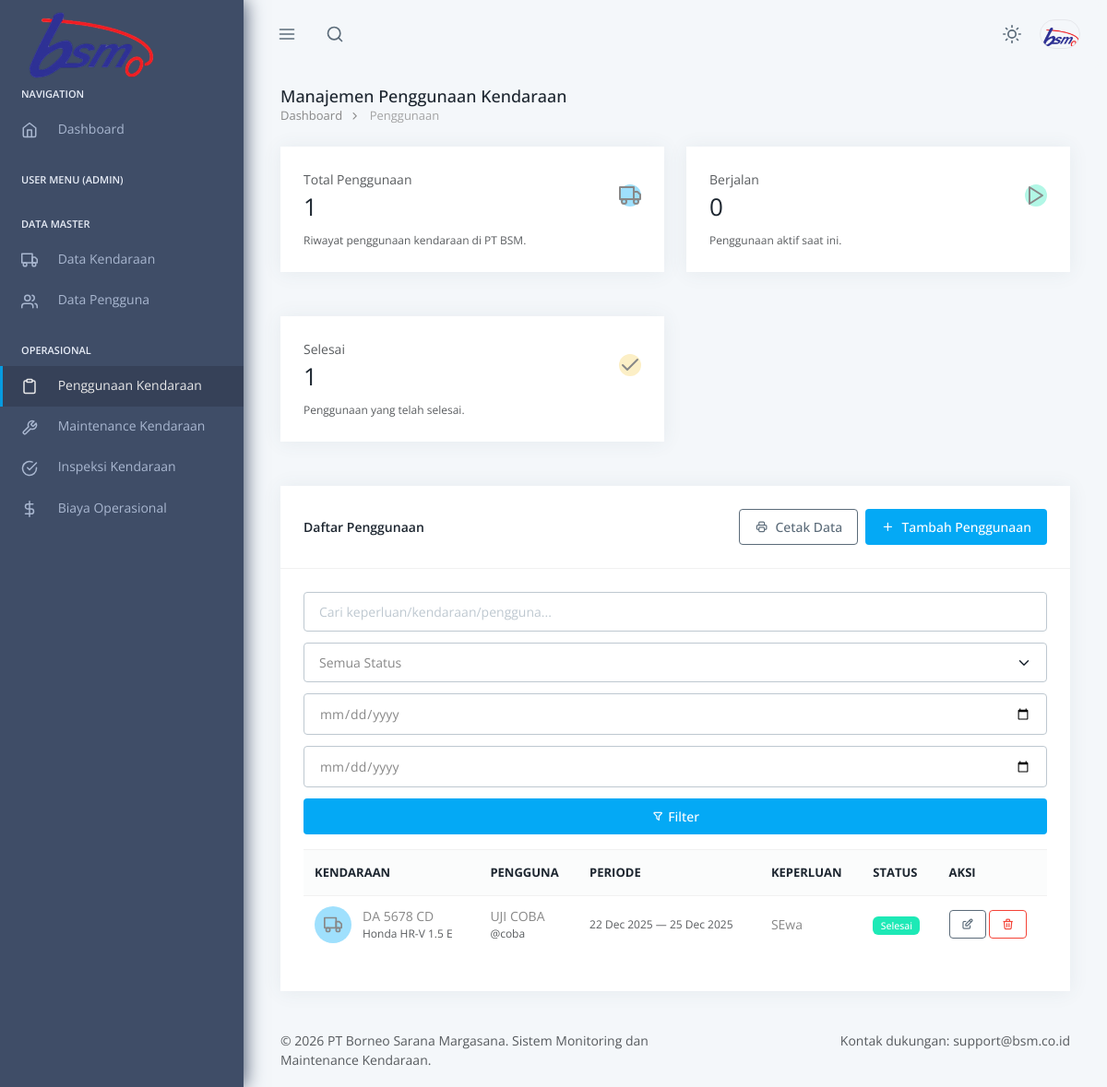
The app's page /admin/penggunaan/penggunaan.php (signed in) with its own data.
### tables this page shows
CREATE TABLE `tb_penggunaan` (
  `id_penggunaan` int NOT NULL,
  `id_kendaraan` int DEFAULT NULL,
  `id_pengguna` int DEFAULT NULL,
  `tanggal_mulai` date DEFAULT NULL,
  `tanggal_selesai` date DEFAULT NULL,
  `keperluan` text,
  `status` enum('Berjalan','Selesai') DEFAULT 'Berjalan'
);

CREATE TABLE `tb_kendaraan` (
  `id_kendaraan` int NOT NULL,
  `nomor_polisi` varchar(15) NOT NULL,
  `nama_kendaraan` varchar(100) NOT NULL,
  `merk` varchar(100) DEFAULT NULL,
  `tipe` varchar(100) DEFAULT NULL,
  `tahun` int DEFAULT NULL,
  `warna` varchar(50) DEFAULT NULL,
  `nomor_rangka` varchar(50) DEFAULT NULL,
  `nomor_mesin` varchar(50) DEFAULT NULL,
  `nomor_bpkb` varchar(50) DEFAULT NULL,
  `masa_berlaku_stnk` date DEFAULT NULL,
  `masa_berlaku_pajak` date DEFAULT NULL,
  `masa_berlaku_asuransi` date DEFAULT NULL,
  `status_operasional` enum('Aktif','Perawatan','Rusak','Disewa') DEFAULT 'Aktif',
  `foto_kendaraan` varchar(255) DEFAULT NULL,
  `dokumen_stnk` varchar(255) DEFAULT NULL,
  `dokumen_bpkb` varchar(255) DEFAULT NULL,
  `keterangan` text,
  `created_at` timestamp NULL DEFAULT CURRENT_TIMESTAMP,
  `updated_at` timestamp NULL DEFAULT CURRENT_TIMESTAMP ON UPDATE CURRENT_TIMESTAMP
);

CREATE TABLE `tb_pengguna` (
  `id_pengguna` int NOT NULL,
  `nama` varchar(100) NOT NULL,
  `username` varchar(50) NOT NULL,
  `password` varchar(255) NOT NULL,
  `role` enum('Admin','User') DEFAULT 'User',
  `status` enum('Aktif','Nonaktif') DEFAULT 'Aktif',
  `created_at` timestamp NULL DEFAULT CURRENT_TIMESTAMP
);

### admin/penggunaan/penggunaan.php (the view, shortened to what this page needs)
<?php
require_once dirname(__DIR__, 2) . '/config/koneksi.php';
function e($str) {
    return htmlspecialchars((string)$str, ENT_QUOTES, 'UTF-8');
}
$filterStatus = $_GET['filter_status'] ?? 'all';
$filterSearch = $_GET['search'] ?? '';
$filterDateStart = $_GET['date_start'] ?? '';
$filterDateEnd   = $_GET['date_end'] ?? '';
$sqlList = 'SELECT p.id_penggunaan, p.id_kendaraan, p.id_pengguna, p.tanggal_mulai, p.tanggal_selesai, p.keperluan, p.status, k.nomor_polisi, k.nama_kendaraan, u.nama AS nama_pengguna, u.username FROM tb_penggunaan p LEFT JOIN tb_kendaraan k ON p.id_kendaraan = k.id_kendaraan LEFT JOIN tb_pengguna u ON p.id_pengguna = u.id_pengguna WHERE 1=1';
$params = [];
$types = '';
$sqlList .= ' ORDER BY p.tanggal_mulai DESC, p.id_penggunaan DESC';
$penggunaan = [];
if (!empty($params)) {
    $stmt = $koneksi->prepare($sqlList);
    if ($stmt) {
        $stmt->bind_param($types, ...$params);
        $stmt->execute();
        $result = $stmt->get_result();
        while ($row = $result->fetch_assoc()) {
            $penggunaan[] = $row;
        }
        $stmt->close();
    }
} else {
    if ($result = $koneksi->query($sqlList)) {
        while ($row = $result->fetch_assoc()) {
            $penggunaan[] = $row;
        }
    }
}
$totalPenggunaan = count($penggunaan);
$statusCounts = [
    'Berjalan' => 0,
    'Selesai' => 0,
];
foreach ($penggunaan as $item) {
    $st = $item['status'] ?? 'Berjalan';
    if (isset($statusCounts[$st])) $statusCounts[$st]++;
}
include dirname(__DIR__, 2) . '/includes/header.php';
include dirname(__DIR__, 2) . '/includes/sidebar.php';
?>
    <div class="pc-container">
      <div class="pc-content">
        <div class="page-header">
          <div class="page-block">
            <div class="page-header-title">
              <h5 class="mb-0 font-medium">Manajemen Penggunaan Kendaraan</h5>
            </div>
            <ul class="breadcrumb">
              <li class="breadcrumb-item"><a href="../dashboard.php">Dashboard</a></li>
              <li class="breadcrumb-item" aria-current="page">Penggunaan</li>
            </ul>
          </div>
        </div>
        <div class="grid grid-cols-12 gap-6">
          <div class="col-span-12 md:col-span-6 xl:col-span-4">
            <div class="card">
              <div class="card-body">
                <div class="flex items-center justify-between">
                  <div>
                    <p class="text-muted mb-1">Total Penggunaan</p>
                    <h3 class="mb-0"><?php echo number_format($totalPenggunaan); ?></h3>
                  </div>
                  <span class="rounded-full bg-primary-100 text-primary-600 p-3">
                    <i data-feather="truck" class="w-6 h-6"></i>
                  </span>
                </div>
                <p class="text-sm text-muted mt-3">Riwayat penggunaan kendaraan di PT BSM.</p>
              </div>
            </div>
          </div>
          <div class="col-span-12 md:col-span-6 xl:col-span-4">
            <div class="card">
              <div class="card-body">
                <div class="flex items-center justify-between">
                  <div>
                    <p class="text-muted mb-1">Berjalan</p>
                    <h3 class="mb-0"><?php echo number_format($statusCounts['Berjalan'] ?? 0); ?></h3>
                  </div>
                  <span class="rounded-full bg-success-100 text-success-600 p-3">
                    <i data-feather="play" class="w-6 h-6"></i>
                  </span>
                </div>
                <p class="text-sm text-muted mt-3">Penggunaan aktif saat ini.</p>
              </div>
            </div>
          </div>
          <div class="col-span-12 md:col-span-6 xl:col-span-4">
            <div class="card">
              <div class="card-body">
                <div class="flex items-center justify-between">
                  <div>
                    <p class="text-muted mb-1">Selesai</p>
                    <h3 class="mb-0"><?php echo number_format($statusCounts['Selesai'] ?? 0); ?></h3>
                  </div>
                  <span class="rounded-full bg-warning-100 text-warning-600 p-3">
                    <i data-feather="check" class="w-6 h-6"></i>
                  </span>
                </div>
                <p class="text-sm text-muted mt-3">Penggunaan yang telah selesai.</p>
              </div>
            </div>
          </div>
          <div class="col-span-12">
            <div class="card">
              <div class="card-header flex justify-between items-center">
                <h5 class="mb-0">Daftar Penggunaan</h5>
                <div class="flex gap-2">
                  <a href="cetak.php" class="btn btn-outline-secondary" target="_blank">
                    <i class="ti ti-printer me-2"></i>Cetak Data
                  </a>
                  <a href="tambah.php" class="btn btn-primary">
                    <i class="ti ti-plus me-2"></i>Tambah Penggunaan
                  </a>
                </div>
              </div>
              <div class="card-body">
                <form method="GET" class="mb-4">
                  <div class="grid grid-cols-12 gap-3">
                    <div class="col-span-12 md:col-span-4">
                      <input type="text" name="search" class="form-control" placeholder="Cari keperluan/kendaraan/pengguna..." value="<?php echo e($filterSearch); ?>">
                    </div>
                    <div class="col-span-12 md:col-span-3">
                      <select name="filter_status" class="form-select">
                        <option value="all" <?php echo $filterStatus === 'all' ? 'selected' : ''; ?>>Semua Status</option>
                      </select>
                    </div>
                    <div class="col-span-12 md:col-span-2">
                      <input type="date" name="date_start" class="form-control" value="<?php echo e($filterDateStart); ?>" placeholder="Mulai">
                    </div>
                    <div class="col-span-12 md:col-span-2">
                      <input type="date" name="date_end" class="form-control" value="<?php echo e($filterDateEnd); ?>" placeholder="Selesai">
                    </div>
                    <div class="col-span-12 md:col-span-2">
                      <button type="submit" class="btn btn-primary w-full"><i class="ti ti-filter me-1"></i>Filter</button>
                    </div>
                  </div>
                </form>
                <div class="table-responsive">
                  <table class="table table-hover">
                    <thead>
                      <tr>
                        <th>Kendaraan</th>
                        <th>Pengguna</th>
                        <th>Periode</th>
                        <th>Keperluan</th>
                        <th>Status</th>
                        <th class="text-end">Aksi</th>
                      </tr>
                    </thead>
                    <tbody>
                      <?php if (count($penggunaan) === 0): ?>
                        <tr>
                          <td colspan="6" class="text-center text-muted">Belum ada data penggunaan.</td>
                        </tr>
                      <?php else: ?>
                        <?php foreach ($penggunaan as $item): ?>
                          <tr>
                            <td>
                              <div class="flex items-center gap-3">
                                <div class="rounded-full bg-primary-100 text-primary-600 flex items-center justify-center" style="width: 40px; height: 40px;">
                                  <i data-feather="truck" class="w-5 h-5"></i>
                                </div>
                                <div>
                                  <strong><?php echo e($item['nomor_polisi']); ?></strong>
                                  <div class="text-muted text-sm"><?php echo e($item['nama_kendaraan']); ?></div>
                                </div>
                              </div>
                            </td>
                            <td>
                              <div>
                                <strong><?php echo e($item['nama_pengguna']); ?></strong>
                                <div class="text-muted text-sm">@<?php echo e($item['username']); ?></div>
                              </div>
                            </td>
                            <td>
                              <div class="text-muted text-sm">
                                <?php echo e($item['tanggal_mulai'] ? date('d M Y', strtotime($item['tanggal_mulai'])) : '-'); ?>
                                —
                                <?php echo e($item['tanggal_selesai'] ? date('d M Y', strtotime($item['tanggal_selesai'])) : ''); ?>
                              </div>
                            </td>
                            <td><?php echo e($item['keperluan']); ?></td>
                            <td>
                              <?php
                                $status = $item['status'] ?? 'Berjalan';
                                $badgeClass = ($status === 'Selesai') ? 'bg-success-500' : 'bg-warning-500';
                              ?>
                              <span class="badge <?php echo $badgeClass; ?> text-white"><?php echo e($status); ?></span>
                            </td>
                            <td class="text-end">
                              <div class="btn-group" role="group">
                                <a href="edit.php?id=<?php echo (int)$item['id_penggunaan']; ?>" class="btn btn-outline-secondary btn-sm" title="Edit Data">
                                  <i class="ti ti-edit"></i>
                                </a>
                                <a href="hapus.php?id=<?php echo (int)$item['id_penggunaan']; ?>" class="btn btn-outline-danger btn-sm" onclick="return confirm('Hapus data penggunaan ini?');" title="Hapus Data">
                                  <i class="ti ti-trash"></i>
                                </a>
                              </div>
                            </td>
                          </tr>
                        <?php endforeach; ?>
                      <?php endif; ?>
                    </tbody>
                  </table>
                </div>
              </div>
            </div>
          </div>
        </div>
      </div>
    </div>
<?php include dirname(__DIR__, 2) . '/includes/footer.php'; ?>

### records on screen
tb_penggunaan: id_kendaraan.nomor_polisi "DA 5678 CD", id_kendaraan.nama_kendaraan "Honda HR-V 1.5 E", id_pengguna.nama "UJI COBA", id_pengguna.username "coba", tanggal_mulai "22 Dec 2025", tanggal_selesai "25 Dec 2025", keperluan "SEwa", status "Selesai"

### other values on screen
$userRole "ADMIN"
$totalPenggunaan "1"
$statusCounts['Berjalan'] "0"
$statusCounts['Selesai'] "1"
